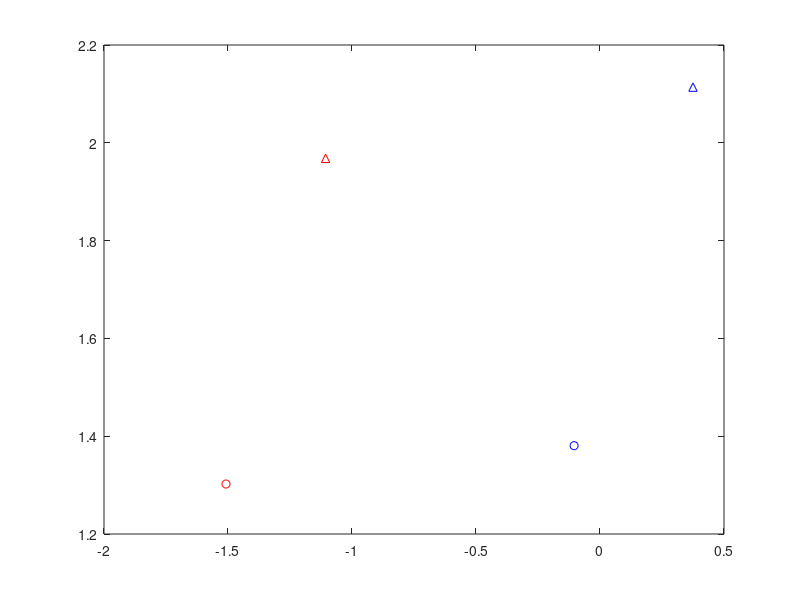

The MATLAB script that drew this image: (Note: this script raises an error after producing the figure.)
load('tables.mat')

%% 1. Gaze/grasp visual feedback

fig = figure();

conv = 100;

mean_occ_eye_x = mean(mean(tables.gaze_x(:, 2:5))) * conv;
mean_occ_eye_z = mean(mean(tables.gaze_z(:, 2:5))) * conv;
mean_vis_eye_x = mean(mean(tables.gaze_x(:, 6:end))) * conv;
mean_vis_eye_z = mean(mean(tables.gaze_z(:, 6:end))) * conv;

mean_occ_ind_x = mean(mean(tables.index_x(:, 2:5))) * conv;
mean_occ_ind_z = mean(mean(tables.index_z(:, 2:5))) * conv;
mean_vis_ind_x = mean(mean(tables.index_x(:, 6:end))) * conv;
mean_vis_ind_z = mean(mean(tables.index_z(:, 6:end))) * conv;


n = size(tables.index_x, 1);

se_occ_eye_x = std(mean(tables.gaze_x(:, 2:5), 2)) / sqrt(n) * conv;
se_occ_eye_z = std(mean(tables.gaze_z(:, 2:5), 2)) / sqrt(n) * conv;
se_vis_eye_x = std(mean(tables.gaze_x(:, 6:end), 2)) / sqrt(n) * conv;
se_vis_eye_z = std(mean(tables.gaze_z(:, 6:end), 2)) / sqrt(n) * conv;

se_occ_ind_x = std(mean(tables.index_x(:, 2:5), 2)) / sqrt(n) * conv;
se_occ_ind_z = std(mean(tables.index_z(:, 2:5), 2)) / sqrt(n) * conv;
se_vis_ind_x = std(mean(tables.index_x(:, 6:end), 2)) / sqrt(n) * conv;
se_vis_ind_z = std(mean(tables.index_z(:, 6:end), 2)) / sqrt(n) * conv;

plot(mean_occ_eye_x, mean_occ_eye_z, 'ro')
hold on
plot(mean_occ_ind_x, mean_occ_ind_z, 'r^')
plot(mean_vis_eye_x, mean_vis_eye_z, 'bo')
plot(mean_vis_ind_x, mean_vis_ind_z, 'b^')

errorbar([mean_occ_eye_x, mean_vis_eye_x, mean_occ_ind_x, mean_vis_ind_x], ...
    [0 0 0 0], [se_occ_eye_x, se_vis_eye_x, se_occ_ind_x, se_vis_ind_x], ...
    'LineStyle', 'none', 'color', 'k')

errorbar([mean_occ_eye_x, mean_vis_eye_x, mean_occ_ind_x, mean_vis_ind_x], ...
    [mean_occ_eye_z, mean_vis_eye_z, mean_occ_ind_z, mean_vis_ind_z], ...
    [se_occ_eye_z, se_vis_eye_z, se_occ_ind_z, se_vis_ind_z], ...
    'LineStyle', 'none', 'color', 'k')

set(gca, 'Xlim', [-4 4], ...
         'Ylim', [-4 4])
% set(gcf, 'Units', 'centimeters', ...
%          'Position', [2 2 10 10])
axis square
ylabel('Vertical distance, cm')
xlabel('Horizontal distance, cm')


%% 2. Gaze/grasp direction

fig = figure();

conv = 100;

mean_lr_eye_x = mean(mean(tables.gaze_x(:, 2:2:end))) * conv;
mean_lr_eye_z = mean(mean(tables.gaze_z(:, 2:2:end))) * conv;
mean_rl_eye_x = mean(mean(tables.gaze_x(:, 3:2:end))) * conv;
mean_rl_eye_z = mean(mean(tables.gaze_z(:, 3:2:end))) * conv;

mean_lr_ind_x = mean(mean(tables.index_x(:, 2:2:end))) * conv;
mean_lr_ind_z = mean(mean(tables.index_z(:, 2:2:end))) * conv;
mean_rl_ind_x = mean(mean(tables.index_x(:, 3:2:end))) * conv;
mean_rl_ind_z = mean(mean(tables.index_z(:, 3:2:end))) * conv;


n = size(tables.index_x, 1);

se_lr_eye_x = std(mean(tables.gaze_x(:, 2:2:end), 2)) / sqrt(n) * conv;
se_lr_eye_z = std(mean(tables.gaze_z(:, 2:2:end), 2)) / sqrt(n) * conv;
se_rl_eye_x = std(mean(tables.gaze_x(:, 3:2:end), 2)) / sqrt(n) * conv;
se_rl_eye_z = std(mean(tables.gaze_z(:, 3:2:end), 2)) / sqrt(n) * conv;

se_lr_ind_x = std(mean(tables.index_x(:, 2:2:end), 2)) / sqrt(n) * conv;
se_lr_ind_z = std(mean(tables.index_z(:, 2:2:end), 2)) / sqrt(n) * conv;
se_rl_ind_x = std(mean(tables.index_x(:, 3:2:end), 2)) / sqrt(n) * conv;
se_rl_ind_z = std(mean(tables.index_z(:, 3:2:end), 2)) / sqrt(n) * conv;

plot(mean_lr_eye_x, mean_lr_eye_z, 'ro')
hold on
plot(mean_lr_ind_x, mean_lr_ind_z, 'r^')
plot(mean_rl_eye_x, mean_rl_eye_z, 'bo')
plot(mean_rl_ind_x, mean_rl_ind_z, 'b^')

errorbar([mean_lr_eye_x, mean_rl_eye_x, mean_lr_ind_x, mean_rl_ind_x], ...
    [0 0 0 0], [se_lr_eye_x, se_rl_eye_x, se_lr_ind_x, se_rl_ind_x], ...
    'LineStyle', 'none', 'color', 'k')

errorbar([mean_lr_eye_x, mean_rl_eye_x, mean_lr_ind_x, mean_rl_ind_x], ...
    [mean_lr_eye_z, mean_rl_eye_z, mean_lr_ind_z, mean_rl_ind_z], ...
    [se_lr_eye_z, se_rl_eye_z, se_lr_ind_z, se_rl_ind_z], ...
    'LineStyle', 'none', 'color', 'k')

set(gca, 'Xlim', [-4 4], ...
         'Ylim', [-4 4])
% set(gcf, 'Units', 'centimeters', ...
%          'Position', [2 2 10 10])
axis square
ylabel('Vertical distance, cm')
xlabel('Horizontal distance, cm')




%% 3. Gaze/grasp cues x vis feedback

fig = figure();

conv = 100;

mean_occ_qu_eye_x = mean(mean(tables.gaze_x(:, 2:3))) * conv;
mean_occ_qu_eye_z = mean(mean(tables.gaze_z(:, 2:3))) * conv;
mean_occ_no_eye_x = mean(mean(tables.gaze_x(:, 4:5))) * conv;
mean_occ_no_eye_z = mean(mean(tables.gaze_z(:, 4:5))) * conv;

mean_vis_qu_eye_x = mean(mean(tables.gaze_x(:, 6:7))) * conv;
mean_vis_qu_eye_z = mean(mean(tables.gaze_z(:, 6:7))) * conv;
mean_vis_no_eye_x = mean(mean(tables.gaze_x(:, 8:9))) * conv;
mean_vis_no_eye_z = mean(mean(tables.gaze_z(:, 8:9))) * conv;
%--------------------------------------------------------------------
mean_occ_qu_ind_x = mean(mean(tables.index_x(:, 2:3))) * conv;
mean_occ_qu_ind_z = mean(mean(tables.index_z(:, 2:3))) * conv;
mean_occ_no_ind_x = mean(mean(tables.index_x(:, 4:5))) * conv;
mean_occ_no_ind_z = mean(mean(tables.index_z(:, 4:5))) * conv;

mean_vis_qu_ind_x = mean(mean(tables.index_x(:, 6:7))) * conv;
mean_vis_qu_ind_z = mean(mean(tables.index_z(:, 6:7))) * conv;
mean_vis_no_ind_x = mean(mean(tables.index_x(:, 8:9))) * conv;
mean_vis_no_ind_z = mean(mean(tables.index_z(:, 8:9))) * conv;


n = size(tables.index_x, 1);

se_occ_qu_eye_x = std(mean(tables.gaze_x(:, 2:3), 2)) / sqrt(n) * conv;
se_occ_no_eye_x = std(mean(tables.gaze_x(:, 4:5), 2)) / sqrt(n) * conv;
se_vis_qu_eye_x = std(mean(tables.gaze_x(:, 6:7), 2)) / sqrt(n) * conv;
se_vis_no_eye_x = std(mean(tables.gaze_x(:, 8:9), 2)) / sqrt(n) * conv;

se_occ_qu_ind_x = std(mean(tables.index_x(:, 2:3), 2)) / sqrt(n) * conv;
se_occ_no_ind_x = std(mean(tables.index_x(:, 4:5), 2)) / sqrt(n) * conv;
se_vis_qu_ind_x = std(mean(tables.index_x(:, 6:7), 2)) / sqrt(n) * conv;
se_vis_no_ind_x = std(mean(tables.index_x(:, 8:9), 2)) / sqrt(n) * conv;



plot(mean_occ_qu_eye_x, mean_occ_qu_eye_z, 'o', 'color', [1 100/255 100/255])
hold on
plot(mean_occ_qu_ind_x, mean_occ_qu_ind_z, '^', 'color', [1 100/255 100/255])

plot(mean_vis_qu_eye_x, mean_vis_qu_eye_z, 'ro')
plot(mean_vis_qu_ind_x, mean_vis_qu_ind_z, 'r^')

plot(mean_occ_no_eye_x, mean_occ_no_eye_z, 'o', 'color', [100/255 100/255 1])
plot(mean_occ_no_ind_x, mean_occ_no_ind_z, '^', 'color', [100/255 100/255 1])

plot(mean_vis_no_eye_x, mean_vis_no_eye_z, 'bo')
plot(mean_vis_no_ind_x, mean_vis_no_ind_z, 'b^')


errorbar(...
    [mean_occ_qu_eye_x, mean_occ_no_eye_x, mean_vis_qu_eye_x, mean_vis_no_eye_x, mean_occ_qu_ind_x, mean_occ_no_ind_x, mean_vis_qu_ind_x, mean_vis_no_ind_x], ...
    [mean_occ_qu_eye_z, mean_occ_no_eye_z, mean_vis_qu_eye_z, mean_vis_no_eye_z, mean_occ_qu_ind_z, mean_occ_no_ind_z, mean_vis_qu_ind_z, mean_vis_no_ind_z], ...
    [se_occ_qu_eye_x, se_occ_no_eye_x, se_vis_qu_eye_x, se_vis_no_eye_x, se_occ_qu_ind_x, se_occ_no_ind_x, se_vis_qu_ind_x, se_vis_no_ind_x], ...
    'LineStyle', 'none', 'color', 'k')

set(gca, 'Xlim', [-4 4], ...
         'Ylim', [-4 4])
% set(gcf, 'Units', 'centimeters', ...
%          'Position', [2 2 10 10])
axis square
ylabel('Vertical distance, cm')
xlabel('Horizontal distance, cm')


%% Gaze time x vis feedback

conv = 100;
n = size(tables.index_x, 1);

mean_onset_occ_x = mean(mean(tables.gaze_ro_x(:, 2:5))) * conv;
mean_onset_occ_z = mean(mean(tables.gaze_ro_z(:, 2:5))) * conv;

mean_onset_vis_x = mean(mean(tables.gaze_ro_x(:, 6:end))) * conv;
mean_onset_vis_z = mean(mean(tables.gaze_ro_z(:, 6:end))) * conv;

mean_final_occ_x = mean(mean(tables.gaze_x(:, 2:5))) * conv;
mean_final_occ_z = mean(mean(tables.gaze_z(:, 2:5))) * conv;

mean_final_vis_x = mean(mean(tables.gaze_x(:, 6:end))) * conv;
mean_final_vis_z = mean(mean(tables.gaze_z(:, 6:end))) * conv;


se_onset_occ = std(mean(tables.gaze_ro_x(:, 2:5), 2)) / sqrt(n) * conv;
se_onset_vis = std(mean(tables.gaze_ro_x(:, 6:end), 2)) / sqrt(n) * conv;
se_final_occ = std(mean(tables.gaze_x(:, 2:5), 2)) / sqrt(n) * conv;
se_final_vis = std(mean(tables.gaze_x(:, 6:end), 2)) / sqrt(n) * conv;


plot(mean_onset_occ_x, mean_onset_occ_z, 'ro')
hold on
plot(mean_onset_vis_x, mean_onset_vis_z, 'bo')
plot(mean_final_occ_x, mean_final_occ_z, 'ro')
plot(mean_final_vis_x, mean_final_vis_z, 'bo')

errorbar(...
    [mean_onset_occ_x, mean_onset_vis_x, mean_final_occ_x, mean_final_vis_x], ...
    [mean_onset_occ_z, mean_onset_vis_z, mean_final_occ_z, mean_final_vis_z], ...
    [se_onset_occ, se_onset_vis, se_final_occ, se_final_vis], ...
    'LineStyle', 'none', 'color', 'k')

set(gca, 'Xlim', [-4 4], ...
         'Ylim', [-4 4])
% set(gcf, 'Units', 'centimeters', ...
%          'Position', [2 2 10 10])
axis square
ylabel('Vertical distance, cm')
xlabel('Horizontal distance, cm')



%% Gaze time x direction


conv = 100;
n = size(tables.index_x, 1);

mean_onset_lr_x = mean(mean(tables.gaze_ro_x(:, 2:2:end))) * conv;
mean_onset_lr_z = mean(mean(tables.gaze_ro_z(:, 2:2:end))) * conv;

mean_onset_rl_x = mean(mean(tables.gaze_ro_x(:, 3:2:end))) * conv;
mean_onset_rl_z = mean(mean(tables.gaze_ro_z(:, 3:2:end))) * conv;

mean_final_lr_x = mean(mean(tables.gaze_x(:, 2:2:end))) * conv;
mean_final_lr_z = mean(mean(tables.gaze_z(:, 2:2:end))) * conv;

mean_final_rl_x = mean(mean(tables.gaze_x(:, 3:2:end))) * conv;
mean_final_rl_z = mean(mean(tables.gaze_z(:, 3:2:end))) * conv;


se_onset_lr = std(mean(tables.gaze_ro_x(:, 2:2:end), 2)) / sqrt(n) * conv;
se_onset_rl = std(mean(tables.gaze_ro_x(:, 3:2:end), 2)) / sqrt(n) * conv;
se_final_lr = std(mean(tables.gaze_x(:, 2:2:end), 2)) / sqrt(n) * conv;
se_final_rl = std(mean(tables.gaze_x(:, 3:2:end), 2)) / sqrt(n) * conv;


plot(mean_onset_lr_x, mean_onset_lr_z, 'ro')
hold on
plot(mean_onset_rl_x, mean_onset_rl_z, 'bo')
plot(mean_final_lr_x, mean_final_lr_z, 'ro')
plot(mean_final_rl_x, mean_final_rl_z, 'bo')

errorbar(...
    [mean_onset_lr_x, mean_onset_rl_x, mean_final_lr_x, mean_final_rl_x], ...
    [mean_onset_lr_z, mean_onset_rl_z, mean_final_lr_z, mean_final_rl_z], ...
    [se_onset_lr, se_onset_rl, se_final_lr, se_final_rl], ...
    'LineStyle', 'none', 'color', 'k')

set(gca, 'Xlim', [-4 4], ...
         'Ylim', [-4 4])
% set(gcf, 'Units', 'centimeters', ...
%          'Position', [2 2 10 10])
axis square
ylabel('Vertical distance, cm')
xlabel('Horizontal distance, cm')



%% fixations/saccades pic


fig = figure();
trial = importdata('C:\Users\Roman Belenya\Google Drive\{ honours seminar }\thesis\oral presntation\fixations.exp');
fix = fixations_no(trial.data(:, 25), trial.data(:, 27), 0.01, 13);

plot(trial.data(:, 25), trial.data(:, 27), 'r-')
hold on
plot(fix(:, 4), fix(:, 5), 'r.', 'markersize', 25)

x_l = 0.3344 + 0.045;
x_r = 0.8703 - 0.045;
z_b = 0.1741;
z_t = 0.4759;

plot([x_l, x_l, x_r, x_r], [z_b, z_t, z_t, z_b], 'k.')

axis equal

